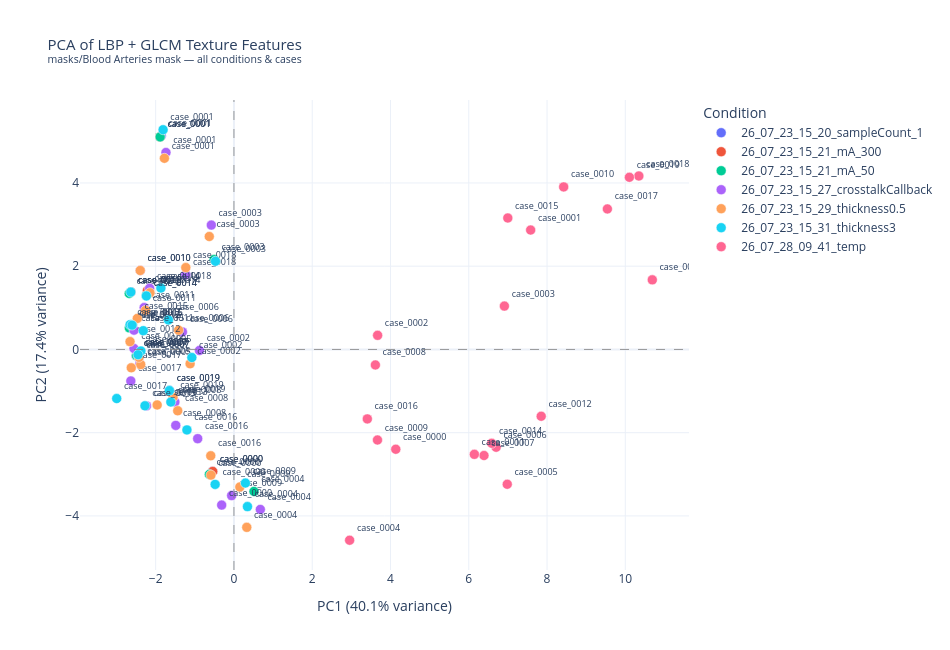

The cell this chart's notebook holds for it:
### Markdown cell above
## 4 · Results

The three-plane viewer confirms the CT window and the mask land where expected before reading
anything into the feature space. The PCA scatter is interactive: click a condition in the legend to
hide it, double-click to isolate it. It is also saved as
`data/notebook_outputs/brain_cta/cta_texture_pca.html`.

### Code cell
for name, fig in results['figures'].items():
    print(f'--- {name} ---')
    display(fig)
    plt.close(fig)

if results['pca_figure'] is not None:
    results['pca_figure'].show()

### Figure 1 — Plotly figure (JSON) as saved in the notebook; plotly's stock layout.template omitted (floating-point values rounded to 4 significant figures)
{"data": [{"hovertemplate": "<b>%{text}</b><br>Condition: 26_07_23_15_20_sampleCount_1<br>PC1: %{x:.3f}<br>PC2: %{y:.3f}<extra></extra>", "marker": {"line": {"color": "white", "width": 0.5}, "size": 10}, "mode": "markers+text", "name": "26_07_23_15_20_sampleCount_1", "text": ["case_0000", "case_0001", "case_0007", "case_0010", "case_0012", "case_0019"], "textfont": {"size": 9}, "textposition": "top right", "type": "scatter", "x": [-0.5476, -1.858, -2.498, -2.635, -2.657, -1.649], "y": [-2.931, 5.13, -0.1501, 1.379, 0.5309, -0.9878]}, {"hovertemplate": "<b>%{text}</b><br>Condition: 26_07_23_15_21_mA_300<br>PC1: %{x:.3f}<br>PC2: %{y:.3f}<extra></extra>", "marker": {"line": {"color": "white", "width": 0.5}, "size": 10}, "mode": "markers+text", "name": "26_07_23_15_21_mA_300", "text": ["case_0000", "case_0001", "case_0007", "case_0010", "case_0014"], "textfont": {"size": 9}, "textposition": "top right", "type": "scatter", "x": [-0.5423, -1.886, -2.455, -2.636, -2.212], "y": [-2.931, 5.107, -0.1247, 1.379, 1.411]}, {"hovertemplate": "<b>%{text}</b><br>Condition: 26_07_23_15_21_mA_50<br>PC1: %{x:.3f}<br>PC2: %{y:.3f}<extra></extra>", "marker": {"line": {"color": "white", "width": 0.5}, "size": 10}, "mode": "markers+text", "name": "26_07_23_15_21_mA_50", "text": ["case_0000", "case_0001", "case_0003", "case_0004", "case_0007", "case_0010", "case_0012", "case_0014", "case_0015"], "textfont": {"size": 9}, "textposition": "top right", "type": "scatter", "x": [-0.6285, -1.886, -0.5066, 0.5113, -2.487, -2.676, -2.674, -2.236, -2.595], "y": [-3.003, 5.107, 2.16, -3.411, -0.1528, 1.346, 0.5184, 1.289, 0.6009]}, {"hovertemplate": "<b>%{text}</b><br>Condition: 26_07_23_15_27_crosstalkCallback<br>PC1: %{x:.3f}<br>PC2: %{y:.3f}<extra></extra>", "marker": {"line": {"color": "white", "width": 0.5}, "size": 10}, "mode": "markers+text", "name": "26_07_23_15_27_crosstalkCallback", "text": ["case_0000", "case_0001", "case_0002", "case_0003", "case_0004", "case_0005", "case_0006", "case_0007", "case_0008", "case_0009", "case_0010", "case_0011", "case_0012", "case_0013", "case_0014", "case_0015", "case_0016", "case_0017", "case_0018", "case_0019"], "textfont": {"size": 9}, "textposition": "top right", "type": "scatter", "x": [-0.3139, -1.737, -0.8818, -0.578, 0.6741, -2.403, -1.317, -2.425, -1.487, -0.05892, -2.394, -2.294, -2.554, -2.234, -2.155, -2.553, -0.9267, -2.635, -1.231, -1.509], "y": [-3.74, 4.733, -0.02512, 2.987, -3.844, -0.3385, 0.4212, -0.1798, -1.825, -3.512, 1.898, 1.006, 0.02362, -1.356, 1.47, 0.4639, -2.143, -0.7573, 1.797, -1.263]}, {"hovertemplate": "<b>%{text}</b><br>Condition: 26_07_23_15_29_thickness0.5<br>PC1: %{x:.3f}<br>PC2: %{y:.3f}<extra></extra>", "marker": {"line": {"color": "white", "width": 0.5}, "size": 10}, "mode": "markers+text", "name": "26_07_23_15_29_thickness0.5", "text": ["case_0000", "case_0001", "case_0002", "case_0003", "case_0004", "case_0005", "case_0006", "case_0007", "case_0008", "case_0009", "case_0010", "case_0011", "case_0012", "case_0013", "case_0014", "case_0015", "case_0016", "case_0017", "case_0018", "case_0019"], "textfont": {"size": 9}, "textposition": "top right", "type": "scatter", "x": [-0.5882, -1.777, -1.12, -0.6305, 0.3276, -2.382, -1.413, -2.426, -1.437, 0.1512, -2.394, -2.259, -2.655, -1.962, -2.146, -2.47, -0.5929, -2.624, -1.23, -1.557], "y": [-3.02, 4.592, -0.344, 2.713, -4.275, -0.3646, 0.4625, -0.1904, -1.474, -3.305, 1.897, 0.9383, 0.188, -1.333, 1.361, 0.7446, -2.555, -0.441, 1.967, -1.146]}, {"hovertemplate": "<b>%{text}</b><br>Condition: 26_07_23_15_31_thickness3<br>PC1: %{x:.3f}<br>PC2: %{y:.3f}<extra></extra>", "marker": {"line": {"color": "white", "width": 0.5}, "size": 10}, "mode": "markers+text", "name": "26_07_23_15_31_thickness3", "text": ["case_0000", "case_0001", "case_0002", "case_0003", "case_0004", "case_0005", "case_0006", "case_0007", "case_0008", "case_0009", "case_0010", "case_0011", "case_0012", "case_0013", "case_0014", "case_0015", "case_0016", "case_0017", "case_0018", "case_0019"], "textfont": {"size": 9}, "textposition": "top right", "type": "scatter", "x": [-0.4807, -1.81, -1.076, -0.4718, 0.3451, -2.377, -1.675, -2.45, -1.612, 0.2935, -2.636, -2.317, -2.655, -2.274, -2.237, -2.603, -1.201, -2.996, -1.866, -1.649], "y": [-3.243, 5.279, -0.1954, 2.118, -3.776, -0.03786, 0.7087, -0.1263, -1.265, -3.211, 1.379, 0.4511, 0.5951, -1.355, 1.287, 0.584, -1.933, -1.181, 1.475, -0.989]}, {"hovertemplate": "<b>%{text}</b><br>Condition: 26_07_28_09_41_temp<br>PC1: %{x:.3f}<br>PC2: %{y:.3f}<extra></extra>", "marker": {"line": {"color": "white", "width": 0.5}, "size": 10}, "mode": "markers+text", "name": "26_07_28_09_41_temp", "text": ["case_0000", "case_0001", "case_0002", "case_0003", "case_0004", "case_0005", "case_0006", "case_0007", "case_0008", "case_0009", "case_0010", "case_0011", "case_0012", "case_0013", "case_0014", "case_0015", "case_0016", "case_0017", "case_0018", "case_0019"], "textfont": {"size": 9}, "textposition": "top right", "type": "scatter", "x": [4.135, 7.582, 3.671, 6.91, 2.956, 6.983, 6.7, 6.389, 3.614, 3.667, 8.425, 6.143, 7.851, 10.69, 6.587, 6.997, 3.408, 9.542, 10.35, 10.1], "y": [-2.398, 2.868, 0.3385, 1.041, -4.585, -3.24, -2.351, -2.549, -0.3723, -2.176, 3.906, -2.521, -1.606, 1.672, -2.256, 3.158, -1.669, 3.376, 4.167, 4.136]}], "layout": {"height": 650, "legend": {"itemclick": "toggle", "itemdoubleclick": "toggleothers", "title": {"text": "Condition"}}, "shapes": [{"line": {"color": "gray", "dash": "dash", "width": 0.8}, "type": "line", "x0": 0, "x1": 1, "xref": "x domain", "y0": 0, "y1": 0, "yref": "y"}, {"line": {"color": "gray", "dash": "dash", "width": 0.8}, "type": "line", "x0": 0, "x1": 0, "xref": "x", "y0": 0, "y1": 1, "yref": "y domain"}], "title": {"font": {"size": 15}, "text": "PCA of LBP + GLCM Texture Features<br><sup>masks/Blood Arteries mask — all conditions & cases</sup>"}, "width": 950, "xaxis": {"title": {"text": "PC1 (40.1% variance)"}}, "yaxis": {"title": {"text": "PC2 (17.4% variance)"}}}}
